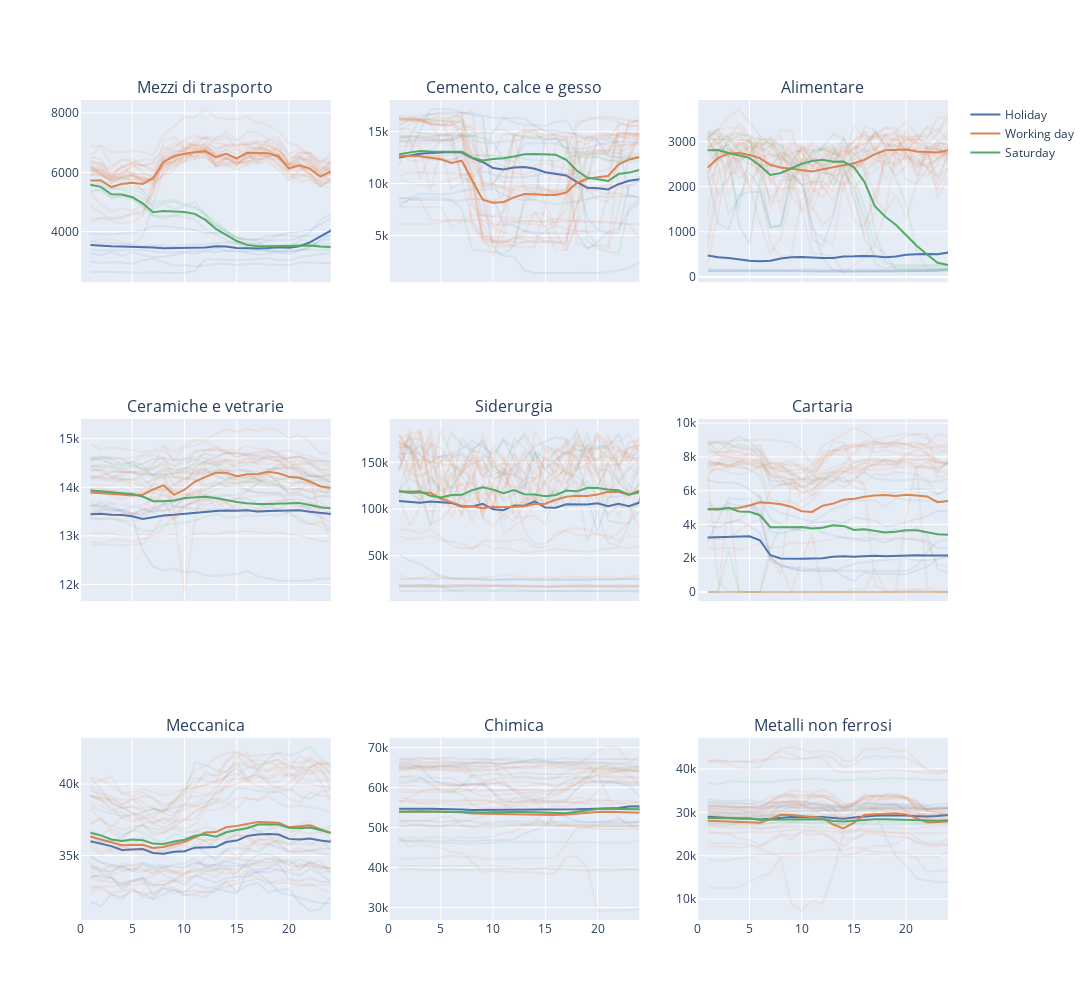

Notebook cell for this chart:
### Code cell
# Create subplots with two rows and one column
fig = sp.make_subplots(rows=3, cols=3, shared_xaxes=True, subplot_titles=sectors)

#select_condition = (df.monthofyear == 8)
select_condition = pd.Series(len(df) * [True], index=df.index)

# For each region
for i, col in enumerate(sectors):
    # For each type of Data (Working Data, Saturday, Sunday, Holiday)
    for j, daytype in enumerate(df.daytype.unique()):
        # We set the list of days to plot, subsampling for visibility
        days_to_plot = df[select_condition & (df.daytype == daytype)].Data.drop_duplicates().sample(frac=0.1)
        # For each Data to plot
        for k, Data in enumerate(days_to_plot):
            day_df = df[df.Data == Data]
            # Plotting the line for each single Data
            fig.add_trace(
                go.Scatter(
                    y = day_df[col],
                    x = day_df['Ora'],
                    mode = "lines",
                    line = dict(color=get_string_color(deep_palette[j], opacity=0.1)),
                    showlegend = False
                ),
                row = 1+i//3,
                col = 1+i%3
            )
        # Getting the mean curve
        mean_df = df[select_condition & (df.daytype == daytype)].groupby('Ora', as_index=False)[col].mean()
        # Plotting the mean
        fig.add_trace(
            go.Scatter(
                y = mean_df[col],
                x = mean_df['Ora'],
                mode = "lines",
                line = dict(color=get_string_color(deep_palette[j])),
                name = daytype,
                showlegend = (i == 0) # We plot the legend for the first one only
            ),
            row=1+i//3,
            col=1+i%3
        )


# Update layout to adjust spacing
fig.update_layout(height=1000, width=1500)
fig.update_xaxes(range=[0, 24])
fig.show()
